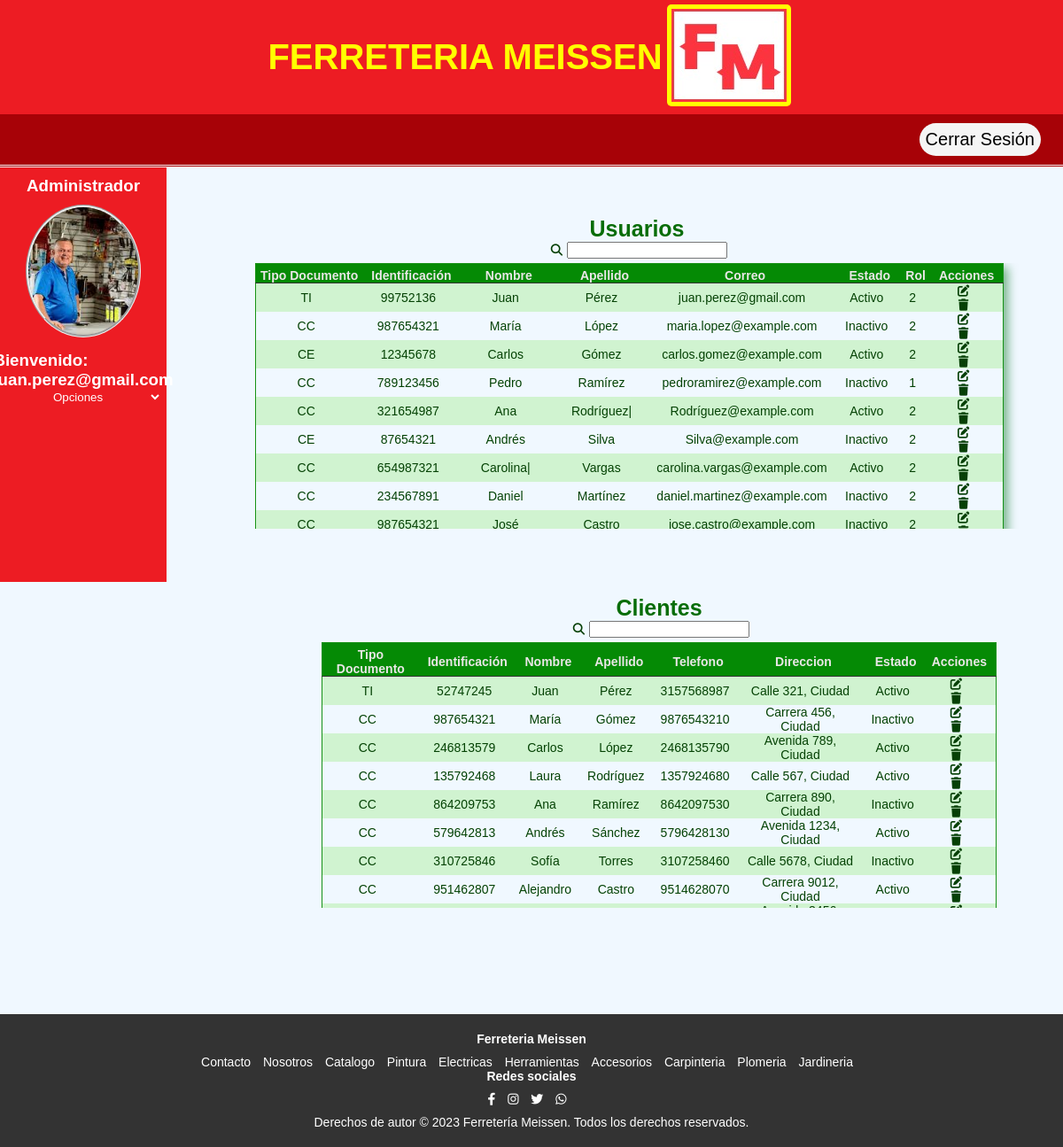
The app's page /Php/gestionarFuncionarios.php (signed in) with its own data.
### tables this page shows
CREATE TABLE `usuario` (
  `idUsuario` int(11) NOT NULL AUTO_INCREMENT,
  `tipoDocumentoUsuario` enum('CC','TI','CE') NOT NULL DEFAULT 'CC',
  `documentopUsuario` varchar(20) NOT NULL,
  `nombresUsuario` varchar(100) NOT NULL,
  `apellidosUsuario` varchar(100) NOT NULL,
  `correo` varchar(50) NOT NULL,
  `claveUsuario` varchar(50) NOT NULL,
  `estadoUsuario` enum('Activo','Inactivo') NOT NULL DEFAULT 'Activo',
  `rol_idRol` int(11) NOT NULL,
  PRIMARY KEY (`idUsuario`),
  KEY `rol_idRol` (`rol_idRol`)
);

CREATE TABLE `cliente` (
  `idCliente` int(11) NOT NULL AUTO_INCREMENT,
  `tipoDocumentoCliente` enum('CC','TI','CE') NOT NULL DEFAULT 'CC',
  `documentoCliente` varchar(20) NOT NULL,
  `nombresCliente` varchar(100) NOT NULL,
  `apellidosCliente` varchar(100) NOT NULL,
  `telefonoCliente` varchar(20) NOT NULL,
  `direccionCliente` varchar(100) NOT NULL,
  `passwordCliente` varchar(120) NOT NULL,
  `estadoCliente` enum('Activo','Inactivo') NOT NULL DEFAULT 'Activo',
  PRIMARY KEY (`idCliente`)
);

### Php/gestionarFuncionarios.php (the view, shortened to what this page needs)
<!DOCTYPE html>
<html lang="en">
<head>
    <link rel="stylesheet" href="https://cdnjs.cloudflare.com/ajax/libs/font-awesome/6.2.1/css/all.min.css">
    <link rel="stylesheet" type="text/css" href="../CSS/gestionarFuncionarios.css">
    <div class="encabezado">
        <header>
            <div class = titulo>
            <h1>FERRETERIA MEISSEN</h1>
            </div>
            <div class="logo" >
            <img src="../imagenes/ferreteria.jpeg" alt="logo ferreteria">
            </div>
        </header>
        <nav class="navbar">
            <div class="lista">
            <button class="btn-login">
                <a class="btn-login" href="../compartido/cerrarSesion.php">Cerrar Sesión</a>
            </button>
            </div>
        </nav>
        </div>
        <div id="contenido">
        <div id="menu-lateral">
            <h3>Administrador</h3>
            <div id="foto">
                <img src="../imagenes/administrador ferreteria.jpg" alt="">
            </div>
            <div class="nom-usuario">
                <?php
                    if (isset($_SESSION['correo'])) {
                    echo "<h3>Bienvenido: " . $_SESSION['correo'] . "</h3>";
                    }
                ?>
            </div>
            <select id="selec-admin" onchange="location.href=this.value;">
            <option selected>Opciones</option>
            </select>
        </div>
        <div class="inventario">
        <h4 id="usuarios-titulo-tabla">Usuarios</h4>
<div id="buscar">
    <button id="buscar-usuarios"><i class="fa-solid fa-magnifying-glass"></i></button>
    <input id="ip-buscar-usuarios" type="text">
</div>
<div id="usuarios-tabla">
    <table>
        <tr>
            <th id="celda-principal">Tipo Documento</th>
            <th id="celda-principal">Identificación</th>
            <th id="celda-principal">Nombre</th>
            <th id="celda-principal">Apellido</th>
            <th id="celda-principal">Correo</th>
            <th id="celda-principal">Estado</th>
            <th id="celda-principal">Rol</th>
            <th id="celda-principal">Acciones</th>
        </tr>
        <?php
        include "../compartido/conexion.php";
        $query = "SELECT * FROM usuario";
        $result = mysqli_query($conn, $query);
        while ($row = mysqli_fetch_assoc($result)) {
        ?>
            <tr>
                <td><?php echo $row['tipoDocumentoUsuario']; ?></td>
                <td><?php echo $row['documentopUsuario']; ?></td>
                <td><?php echo $row['nombresUsuario']; ?></td>
                <td><?php echo $row['apellidosUsuario']; ?></td>
                <td><?php echo $row['correo']; ?></td>
                <td><?php echo $row['estadoUsuario']; ?></td>
                <td><?php echo $row['rol_idRol']; ?></td>
                <td class="acciones">
                <form action="../compartido/editarUsuario.php" method="POST">
                    <button type="submit" name="editar"><i class="fas fa-edit"></i></button>
                </form>
                <form action="../compartido/eliminarUsuario.php" method="POST" onsubmit="return confirmarEliminacionUsuario();">
                    <button type="submit" name="eliminar"><i class="fas fa-trash"></i></button>
                </form>
                </td>
            </tr>
        <?php
        }
        ?>
    </table>
</div>
<div class="inventario">
    <h4 id="clientes-titulo-tabla">Clientes</h4>
    <div id="buscar">
    <button id="buscar-clientes"><i class="fa-solid fa-magnifying-glass"></i></button>
        <input id="ip-buscar-clientes" type="text">
    </div>
    <div id="clientes-tabla">
    <table>
        <tr>
            <th id="celda-principal">Tipo Documento</th>
            <th id="celda-principal">Identificación</th>
            <th id="celda-principal">Nombre</th>
            <th id="celda-principal">Apellido</th>
            <th id="celda-principal">Telefono</th>
            <th id="celda-principal">Direccion</th>
            <th id="celda-principal">Estado</th>
            <th id="celda-principal">Acciones</th>
        </tr>
        <?php
        include "../compartido/conexion.php";
        $query = "SELECT * FROM cliente";
        $result = mysqli_query($conn, $query);
        while ($row = mysqli_fetch_assoc($result)) {
        ?>
            <tr>
                <td><?php echo $row['tipoDocumentoCliente']; ?></td>
                <td><?php echo $row['documentoCliente']; ?></td>
                <td><?php echo $row['nombresCliente']; ?></td>
                <td><?php echo $row['apellidosCliente']; ?></td>
                <td><?php echo $row['telefonoCliente']; ?></td>
                <td><?php echo $row['direccionCliente']; ?></td>
                <td><?php echo $row['estadoCliente']; ?></td>
                <td class="acciones">
            <form action="../compartido/editarCliente.php" method="POST">
                <button type="submit" name="editar"><i class="fas fa-edit"></i></button>
            </form>
            <form action="../compartido/eliminarCliente.php" method="POST" onsubmit="return confirmarEliminacionCliente();">
                <button type="submit" name="eliminar"><i class="fas fa-trash"></i></button>
            </form>
                </td>
            </tr>
        <?php
        }
        ?>
    </table>
    </div>
</div>
    </div>
        </div>
            <?php include "../compartido/footer.php"; ?>
    </body>
</html>

### compartido/footer.php
<footer>
    <link rel="stylesheet" type="text/css" href="../CSS/footer.css">
    <h4>Ferreteria Meissen</h4>
    <div class="enlaces">
        <ul>
                    <li><a href="pqrs.php">Contacto</a></li>
                    <li><a href="nosotros.php">Nosotros</a></li>
                    <li><a href="../Php/index.php">Catalogo</a></li>
                    <li><a href="../Php/pinturas.php">Pintura</a></li>
                    <li><a href="../Php/electricas.php">Electricas</a></li>
                    <li><a href="../Php/herramientas.php">Herramientas</a></li>
                    <li><a href="../Php/accesorios.php">Accesorios</a></li>
                    <li><a href="../Php/carpinteria.php">Carpinteria</a></li>
                    <li><a href="../Php/plomeria.php">Plomeria</a></li>
                    <li><a href="../Php/jardineria.php">Jardineria</a></li>
        </ul>
    </div>
    <h4>Redes sociales</h4>
    <div class="sociales">
    <div class="sociales-link">
        <a href="#"><i class="fab fa-facebook-f"></i></a>
        <a href="#"><i class="fab fa-instagram"></i></a>
        <a href="#"><i class="fab fa-twitter"></i></a>
        <a href="#"><i class="fab fa-whatsapp"></i></a>
        <p>Derechos de autor &copy; 2023 Ferretería Meissen. Todos los derechos reservados.</p>
    </div>
    </div>
</footer>

### CSS/gestionarFuncionarios.css (style rules this page uses)
* { margin: 0; padding: 0; box-sizing: border-box; }
header { background-color: #ed1c23; display: flex; align-items: center; justify-content: center; }
.logo img { max-width: 100%; background-color: yellow; padding: 5px; margin: 5px; border-radius: 5px; }
h1 { color: yellow; font-size: 250%; }
nav.navbar { background-color: #a70207; height: 60px; padding-top: 10px; border-style: double; border-color: whitesmoke; border-top: none; border-left: none; border-right: none; }
.lista { width: 100%; text-align: right; padding-right: 20px; }
.encabezado { background-color: yellow; }
button.btn-login { background-color: whitesmoke; padding: 7px; border-radius: 50px; border-style: none; }
a.btn-login { color: black; font-size: 20px; font-style: none; text-decoration: none; }
#buscar { display: flex; justify-content: center; padding-bottom: 5px; }
#contenido { display: flex; background-color: aliceblue; }
.inventario { width: 100%; overflow: auto; display: flex; flex-direction: column; align-items: center; justify-content: center; margin-left: 50px; padding: 50px; }
#clientes-tabla, #usuarios-tabla { width: 100%; max-height: 300px; overflow: auto; margin-bottom: 20px; }
table { border:solid rgb(23, 146, 23) 0.5px; border-collapse: collapse; font-family: 'Trebuchet MS', 'Lucida Sans Unicode', 'Lucida Grande', 'Lucida Sans', Arial, sans-serif; font-size: 14px; box-shadow: 5px 5px 10px rgba(4, 115, 25, 0.5); margin-bottom: 20px; max-height: 80%; }
#celda-principal { background-color: rgb(5, 138, 5); padding-top: 5px; padding-right: 10px; padding-left: 5px; border-bottom: solid #333 1px; color: #eae7e7; }
tr { padding-right: 2px; padding-bottom: 2px; color:rgb(4, 66, 4); padding-left: 2px; }
td { max-height: 15px; min-width: 35px; padding-right: 15px; padding-left: 3px; text-align: center; }
tr:nth-child(even) { background-color:rgb(208, 243, 208); }
button { color:rgb(6, 64, 6); background-color: transparent; border: none; margin-left:5px; margin-right:5px; cursor: pointer; }
h3 { color: #fff; }
#selec-admin { border: none; outline: none; color: #fff; background-color: #ed1c23; width:95%; display: flex; justify-content: center; text-align: center; margin-left: 5px; margin-right: 5px; min-width: 85px; cursor: pointer; }
#foto { background-color:rgb(161, 166, 172); width: 150px; height: 150px; display: flex; justify-content: center; max-width: 130px; min-width: 80px; min-height: 80px; border-style:groove; border-color:solid whitesmoke; border-radius: 50%; margin-top: 10px; margin-bottom: 15px; overflow: hidden; }
#menu-lateral { background-color:#ed1c23; width: 20%; max-width:300px; min-width: 160px; display: flex; justify-content: center; flex-direction: column; align-items: center; padding-top: 10px; padding-bottom: 200px; height: 100%; }
#usuarios-titulo-tabla, #clientes-titulo-tabla { font-size: 25px; margin-top: 5px; padding: 0; color: rgb(8, 109, 8); display: flex; justify-content: center; }

### CSS/footer.css (style rules this page uses)
footer { background-color:#333; padding: 20px; text-align: center; font-size: 14px; color: #fff; }
footer h4 { margin-bottom: 10px; }
.enlaces ul { list-style: none; padding: 0; margin: 0; }
.enlaces ul li { display: inline-block; margin-right: 10px; }
.enlaces ul li a { text-decoration: none; color:#fff; }
.sociales-link a { color:#fff; margin-right: 10px; }
.sociales-link p { margin-top: 10px; color:#fff; }

### records on screen
usuario: tipoDocumentoUsuario "TI", documentopUsuario "99752136", nombresUsuario "Juan", apellidosUsuario "Pérez", correo "juan.perez@gmail.com", estadoUsuario "Activo", rol_idRol "2"
usuario: tipoDocumentoUsuario "CC", documentopUsuario "987654321", nombresUsuario "María", apellidosUsuario "López", correo "maria.lopez@example.com", estadoUsuario "Inactivo", rol_idRol "2"
usuario: tipoDocumentoUsuario "CE", documentopUsuario "12345678", nombresUsuario "Carlos", apellidosUsuario "Gómez", correo "carlos.gomez@example.com", estadoUsuario "Activo", rol_idRol "2"
usuario: tipoDocumentoUsuario "CC", documentopUsuario "789123456", nombresUsuario "Pedro", apellidosUsuario "Ramírez", correo "pedroramirez@example.com", estadoUsuario "Inactivo", rol_idRol "1"
usuario: tipoDocumentoUsuario "CC", documentopUsuario "321654987", nombresUsuario "Ana", apellidosUsuario "Rodríguez|", correo "Rodríguez@example.com", estadoUsuario "Activo", rol_idRol "2"
usuario: tipoDocumentoUsuario "CE", documentopUsuario "87654321", nombresUsuario "Andrés", apellidosUsuario "Silva", correo "Silva@example.com", estadoUsuario "Inactivo", rol_idRol "2"
usuario: tipoDocumentoUsuario "CC", documentopUsuario "654987321", nombresUsuario "Carolina|", apellidosUsuario "Vargas", correo "carolina.vargas@example.com", estadoUsuario "Activo", rol_idRol "2"
usuario: tipoDocumentoUsuario "CC", documentopUsuario "234567891", nombresUsuario "Daniel", apellidosUsuario "Martínez", correo "daniel.martinez@example.com", estadoUsuario "Inactivo", rol_idRol "2"
usuario: tipoDocumentoUsuario "CC", documentopUsuario "987654321", nombresUsuario "José", apellidosUsuario "Castro", correo "jose.castro@example.com", estadoUsuario "Inactivo", rol_idRol "2"
cliente: tipoDocumentoCliente "TI", documentoCliente "52747245", nombresCliente "Juan", apellidosCliente "Pérez", telefonoCliente "3157568987", direccionCliente "Calle 321, Ciudad", estadoCliente "Activo"
cliente: tipoDocumentoCliente "CC", documentoCliente "987654321", nombresCliente "María", apellidosCliente "Gómez", telefonoCliente "9876543210", direccionCliente "Carrera 456, Ciudad", estadoCliente "Inactivo"
cliente: tipoDocumentoCliente "CC", documentoCliente "246813579", nombresCliente "Carlos", apellidosCliente "López", telefonoCliente "2468135790", direccionCliente "Avenida 789, Ciudad", estadoCliente "Activo"
cliente: tipoDocumentoCliente "CC", documentoCliente "135792468", nombresCliente "Laura", apellidosCliente "Rodríguez", telefonoCliente "1357924680", direccionCliente "Calle 567, Ciudad", estadoCliente "Activo"
cliente: tipoDocumentoCliente "CC", documentoCliente "864209753", nombresCliente "Ana", apellidosCliente "Ramírez", telefonoCliente "8642097530", direccionCliente "Carrera 890, Ciudad", estadoCliente "Inactivo"
cliente: tipoDocumentoCliente "CC", documentoCliente "579642813", nombresCliente "Andrés", apellidosCliente "Sánchez", telefonoCliente "5796428130", direccionCliente "Avenida 1234, Ciudad", estadoCliente "Activo"
cliente: tipoDocumentoCliente "CC", documentoCliente "310725846", nombresCliente "Sofía", apellidosCliente "Torres", telefonoCliente "3107258460", direccionCliente "Calle 5678, Ciudad", estadoCliente "Inactivo"
cliente: tipoDocumentoCliente "CC", documentoCliente "951462807", nombresCliente "Alejandro", apellidosCliente "Castro", telefonoCliente "9514628070", direccionCliente "Carrera 9012, Ciudad", estadoCliente "Activo"
